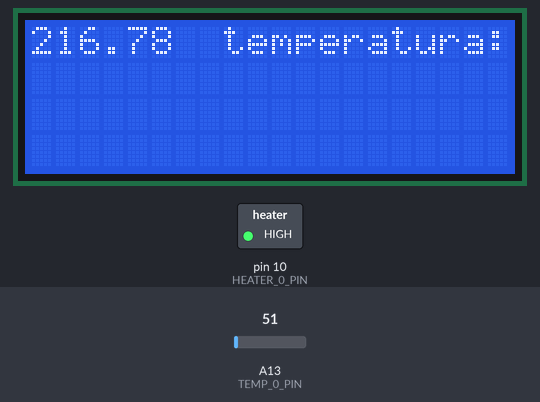
The sketch below on a simulated Arduino Mega 2560, built with avr-gcc and run on an emulated ATmega2560. Parts: 20×4 character LCD, switched loads named in the sketch (green lamp = pin HIGH). The test bench sets the inputs (shaded band); at power-on: A13 (TEMP_0_PIN) = 51.

Above: at 1.2 s.
1.3 s: A13 (TEMP_0_PIN) set to 61
At 2.4 s:
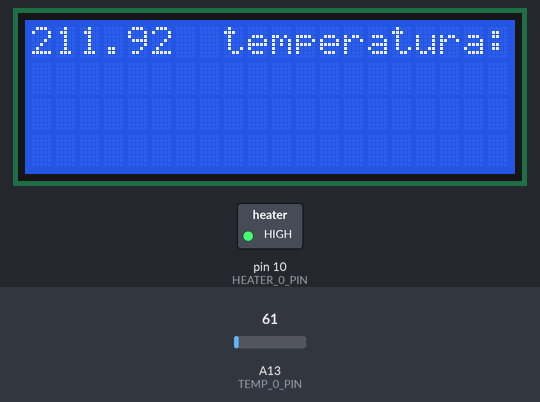
2.8 s: A13 (TEMP_0_PIN) set to 71
At 4.2 s:
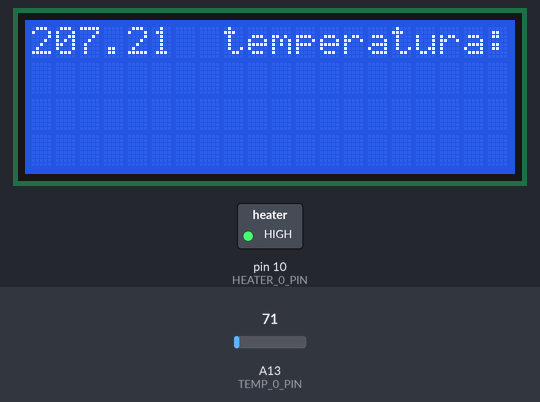
5.8 s: A13 (TEMP_0_PIN) set to 86
At 6.2 s:
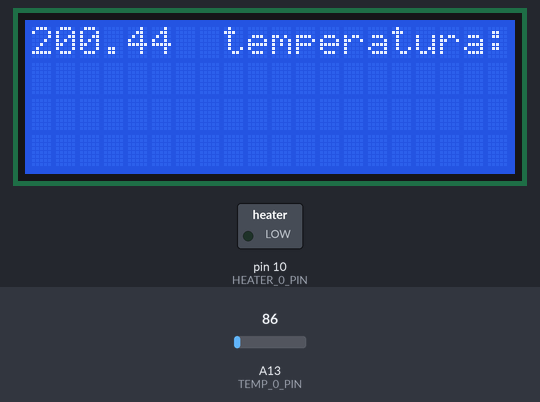
Timing chart, 0 to 8.8 s (numbered marks = the images above; inputs shaded):
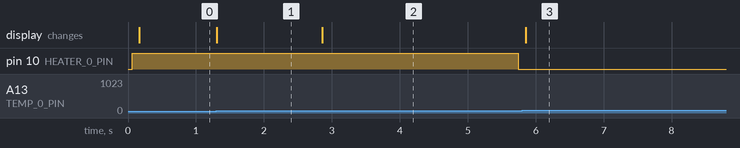

Measured:
- after the input at 1.3 s, the display: changes at once (image 1)
- after the input at 2.8 s, the display: changes after 0.06 s (image 2)
- after the input at 5.8 s, the display: changes after 0.05 s (image 3)

The sketch:

Arkadiusz_Marszalek_temperatura.ino
```cpp
/* Arkadiusz Marszałek, Filip Głowacki, Dawid Kędra, Wiktoria Eljaszewicz 2019 */

#include <LiquidCrystal.h>
#define HEATER_0_PIN       10
#define TEMP_0_PIN         13
#define TEMP_1_PIN         15
#define TEMP_BED_PIN       14
#define a -5.350489030924815e-07
#define b 8.806656340109155e-04
#define c -0.579740749225015
#define d 2.441240183065808e+02

double x,y;
int p;
int i=0;
LiquidCrystal lcd(16,17,23,25,27,29);

void setup() {
pinMode(HEATER_0_PIN , OUTPUT);
lcd.begin(20,4);
}

void loop() {

  if(i<55){
  digitalWrite(HEATER_0_PIN, HIGH);
  i++;
  }
  else
  {
   digitalWrite(HEATER_0_PIN, LOW);
   delay(100);

  }
   lcd.print("\n temperatura:");
p= analogRead(TEMP_0_PIN );
x=(double)p;
y=a*x*x*x+b*x*x+c*x+d;
lcd.setCursor(0,0);
lcd.print(y);
delay(100);
}
```
